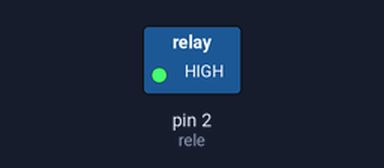
The sketch below on a simulated Arduino Uno, built with avr-gcc and run on an emulated ATmega328P. Shown: switched loads named in the sketch (green lamp = pin HIGH).

Above: at 1.5 s.
At 4.5 s:
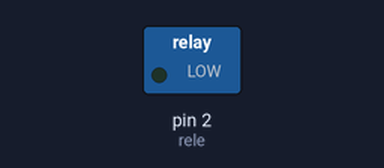
Timing chart, 0 to 7.8 s (numbered marks = the images above):
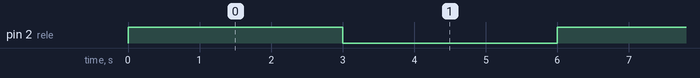

The sketch:

motor_DC.ino
```cpp
int rele = 2;

void setup() {
  pinMode(rele, OUTPUT);
}

void loop() {
  digitalWrite(rele, HIGH);
  delay(3000);
  digitalWrite(rele, LOW);
  delay(3000);
}
```

Measured:
- by itself, pin 2 (rele): alternates HIGH for 3.0 s and LOW for 3.0 s
